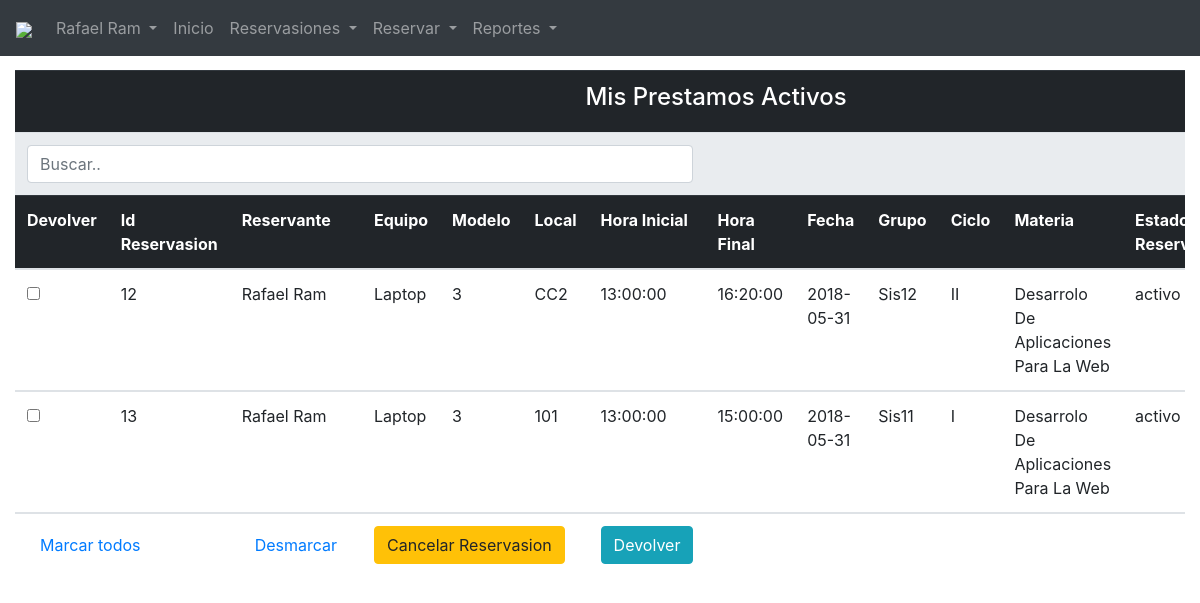
The page /pagUs/misprestamos.php (signed in) on the database its author committed.
### tables this page shows
CREATE TABLE `usuario` (
  `iduser` varchar(200) NOT NULL,
  `nombre` varchar(100) NOT NULL,
  `apellido` varchar(100) NOT NULL,
  `pass` varchar(100) NOT NULL,
  `dep` int(11) NOT NULL,
  `tipo` int(11) NOT NULL,
  PRIMARY KEY (`iduser`),
  KEY `FK_usuariodep` (`dep`),
  KEY `FK_usuariotip` (`tipo`),
  CONSTRAINT `FK_usuariodep` FOREIGN KEY (`dep`) REFERENCES `departamento` (`iddep`),
  CONSTRAINT `FK_usuariotip` FOREIGN KEY (`tipo`) REFERENCES `tipous` (`idtipo`)
);

CREATE TABLE `detalle` (
  `iddetalle` int(15) NOT NULL AUTO_INCREMENT,
  `reservate` varchar(200) DEFAULT NULL,
  `equipores` int(11) DEFAULT NULL,
  `localres` int(11) DEFAULT NULL,
  `horai` time DEFAULT NULL,
  `horaf` time DEFAULT NULL,
  `fecha` date DEFAULT NULL,
  `grupores` int(11) DEFAULT NULL,
  `ciclo` varchar(5) DEFAULT NULL,
  `materiares` int(11) DEFAULT NULL,
  `estadores` varchar(100) DEFAULT NULL,
  PRIMARY KEY (`iddetalle`),
  KEY `FK_detalle` (`localres`),
  KEY `FK_detalleeq` (`equipores`),
  KEY `FK_detalleus` (`reservate`),
  KEY `FK_detallemateria` (`materiares`),
  KEY `FK_detallegrupo` (`grupores`),
  CONSTRAINT `FK_detalle` FOREIGN KEY (`localres`) REFERENCES `local` (`idlocal`),
  CONSTRAINT `FK_detalleeq` FOREIGN KEY (`equipores`) REFERENCES `equipoav` (`idequipo`),
  CONSTRAINT `FK_detallegrupo` FOREIGN KEY (`grupores`) REFERENCES `grupo` (`idgrupo`),
  CONSTRAINT `FK_detallemateria` FOREIGN KEY (`materiares`) REFERENCES `materia` (`idmat`),
  CONSTRAINT `FK_detalleus` FOREIGN KEY (`reservate`) REFERENCES `usuario` (`iduser`)
);

CREATE TABLE `equipoav` (
  `idequipo` int(11) NOT NULL AUTO_INCREMENT,
  `equipo` varchar(200) NOT NULL,
  `marcaeq` int(11) NOT NULL,
  `numerodeserie` varchar(100) NOT NULL,
  `fechaingreso` date NOT NULL,
  `estado` varchar(100) NOT NULL,
  `caracteristicas` varchar(500) NOT NULL,
  `departamentos` int(11) NOT NULL,
  PRIMARY KEY (`idequipo`),
  KEY `FK_equipoavde` (`departamentos`),
  KEY `FK_equipoavmarca` (`marcaeq`),
  CONSTRAINT `FK_equipoavde` FOREIGN KEY (`departamentos`) REFERENCES `departamento` (`iddep`),
  CONSTRAINT `FK_equipoavmarca` FOREIGN KEY (`marcaeq`) REFERENCES `marca` (`idmarca`)
);

CREATE TABLE `local` (
  `idlocal` int(11) NOT NULL AUTO_INCREMENT,
  `local` varchar(200) NOT NULL,
  PRIMARY KEY (`idlocal`)
);

CREATE TABLE `grupo` (
  `idgrupo` int(11) NOT NULL AUTO_INCREMENT,
  `grupo` varchar(100) NOT NULL,
  `seccion` varchar(100) NOT NULL,
  PRIMARY KEY (`idgrupo`)
);

CREATE TABLE `materia` (
  `idmat` int(11) NOT NULL AUTO_INCREMENT,
  `materia` varchar(100) DEFAULT NULL,
  PRIMARY KEY (`idmat`)
);

### pagUs/misprestamos.php (the view, shortened to what this page needs)
<?php
 require_once('nav.php');
 $id = $_SESSION['id_us'];
 ?>
 <div class="table-responsive table-hover">
    <table class="table"><form method="post" name="f1">
		<tr class="thead-dark">
			<th colspan="40"><center><h4>Mis Prestamos Activos</h4></th>
		</tr>
    <tr class="thead-light">
<th colspan="7"><input class="form-control" id="myInput" type="text" placeholder="Buscar.."></th>
<th colspan="7"></th>
  </tr>
		<tr class="thead-dark">
			<th>Devolver</th>
			<th>Id<br>Reservasion</th>
			<th>Reservante</th>
			<th>Equipo</th>
			<th>Modelo</th>
			<th>Local</th>
			<th>Hora Inicial</th>
			<th>Hora Final</th>
			<th>Fecha</th>
			<th>Grupo</th>
			<th>Ciclo</th>
			<th>Materia</th>
			<th>Estado <br>Reservasiones</th>
		</tr>
     <?php
     $sql="SELECT
    iddetalle,
	reservate,
    nombre,
    apellido,
    equipo,
    marcaeq,
	local,
    horai,
    horaf,
    fecha,
    grupo,
    ciclo,
    materia,
    estadores
FROM
    detalle
INNER JOIN equipoav ON equipoav.idequipo = detalle.equipores
INNER JOIN usuario ON usuario.iduser = detalle.reservate
INNER JOIN grupo on grupo.idgrupo = detalle.grupores
INNER JOIN local ON local.idlocal = detalle.localres
INNER JOIN materia ON materia.idmat = detalle.materiares
where estadores = 'activo' and reservate = '$id'";
     $results=$conn->query($sql);
     while($fila=$results->fetch_assoc()){
       echo "<tbody id='myTable'>";
           echo "<tr>";
           echo "<td><input type=checkbox name=devo[] value='$fila[iddetalle]'></td>";
           echo "<td>$fila[iddetalle] </td>";
           echo "<td>$fila[nombre] $fila[apellido] </td>";
           echo "<td>$fila[equipo] </td>";
           echo "<td>$fila[marcaeq]</td>";
           echo "<td>$fila[local] </td>";
           echo "<td>$fila[horai] </td>";
           echo "<td>$fila[horaf] </td>";
           echo "<td>$fila[fecha] </td>";
           echo "<td>$fila[grupo] </td>";
           echo "<td>$fila[ciclo] </td>";
           echo "<td>$fila[materia] </td>";
           echo "<td>$fila[estadores] </td>";
         }
         ?>
     </tr>
     </tr>
     <tbody>
	 <tr>
     <th colspan=2><a href="javascript:seleccionar_todo()" class="btn btn-link">Marcar todos</a></th><th>
     <a href="javascript:deseleccionar_todo()" class="btn btn-link">Desmarcar</a>  </th>
	 <td colspan="3"><input type="submit" name="del" class="btn btn-warning" value='Cancelar Reservasion' /></td>
	 <td><input type=submit class='btn btn-info' name='dev' value='Devolver' /></td>
	 </tr>
     </table>

### pagUs/nav.php (shortened to what this page needs)
<?php
if (!isset($_SESSION["id_us"])) {
}else{
$id = $_SESSION['id_us'];
}
 ?>
<!DOCTYPE HTML>
<html language="es">
<head>
<link rel="stylesheet" href="../css/bootstrap.min.css" type="text/css" />
<link rel="stylesheet" href="../css/bootstrap-grid.min.css" type="text/css" />
</head>
<nav class="navbar navbar-expand-md bg-dark navbar-dark fixed-top">
 <a class="navbar-brand" href="#"><img src="../img/logo-new-white.png" style="width: 180px;" /></a>
   <div class="collapse navbar-collapse" id="collapsibleNavbar">
 <ul class="navbar-nav">
           <li class="nav-item dropdown">
               <a class="nav-link dropdown-toggle" href="#" id="navbardrop" data-toggle="dropdown">
                 <?php
                 $sql="SELECT *
                       FROM usuario
                       where iduser = '$id'";
                 $results=$conn->query($sql);
                 $fila=$results->fetch_assoc();
                 echo "$fila[nombre] $fila[apellido]";
                  ?>
               </a>
             </li>
   <li class="nav-item">
     <a class="nav-link" href="indexu.php">Inicio</a>
   </li>
       <li class="nav-item dropdown">
           <a class="nav-link dropdown-toggle" href="#" id="navbardrop" data-toggle="dropdown">
			Reservasiones
           </a>
         </li>
         <li class="nav-item dropdown">
             <a class="nav-link dropdown-toggle" href="#" id="navbardrop" data-toggle="dropdown">
              Reservar
             </a>
           </li>
           <li class="nav-item dropdown">
               <a class="nav-link dropdown-toggle" href="#" id="navbardrop" data-toggle="dropdown">
                Reportes
               </a>
             </li>
   </ul>
 </div>
 </nav>
  <div class="container-fluid" style="margin-top:70px">

### rows shown on the page
usuario: nombre "Rafael", apellido "Ram"
detalle: iddetalle "12", reservate.nombre "Rafael", reservate.apellido "Ram", equipores.equipo "Laptop", equipores.marcaeq "3", localres.local "CC2", horai "13:00:00", horaf "16:20:00", fecha "2018-05-31", grupores.grupo "Sis12", ciclo "II", materiares.materia "Desarrolo De Aplicaciones Para La Web", estadores "activo"
detalle: iddetalle "13", reservate.nombre "Rafael", reservate.apellido "Ram", equipores.equipo "Laptop", equipores.marcaeq "3", localres.local "101", horai "13:00:00", horaf "15:00:00", fecha "2018-05-31", grupores.grupo "Sis11", ciclo "I", materiares.materia "Desarrolo De Aplicaciones Para La Web", estadores "activo"
